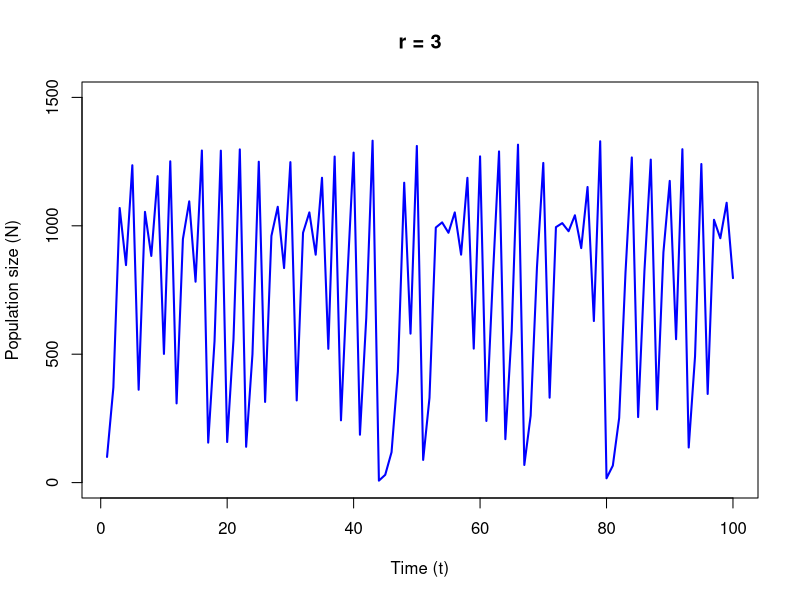
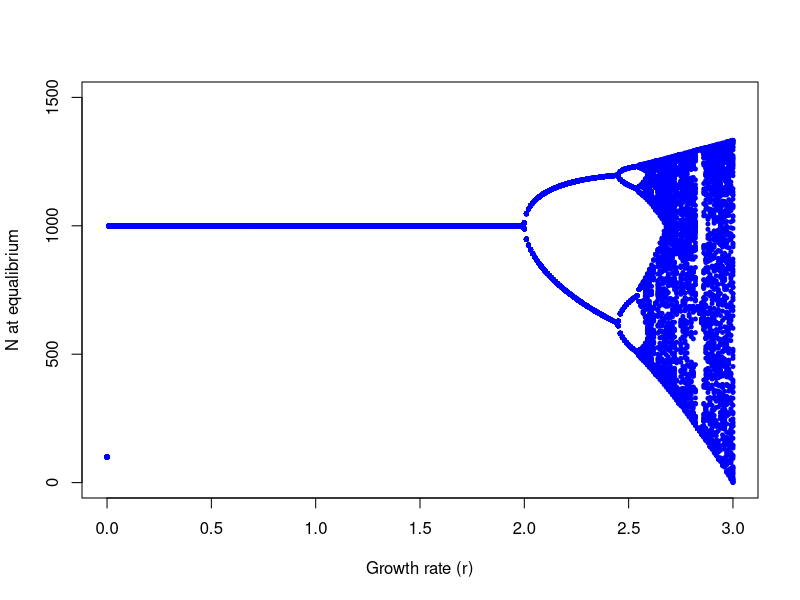

Source code (R) for these figures, in order:
### set up population dynamics
myfun = function(x, r, K){
    x + r*x*(1 - x/K)
}

### simulation
data = data.frame(matrix(0, 1, 3))
colnames(data) = c('Nt', 'Nt+1', 't')

# initial value
data[1, ] = c(100, 0 , 1)

# generate population size data
for (i in 1:999){
    data[i, 2] = myfun(data[i, 1], r = 3, K = 1000)
    data[(i+1), 3] = (i+1)
    data[(i+1), 1] = data[i, 2]
}

plot(data[1:100, 1], xlab = 'Time (t)', ylab = 'Population size (N)', type = 'l',
     col = 'blue', ylim = c(0, 1500), lwd = 2, main = 'r = 3')

### bifurcation (in terms of growth rate 'r')
r = seq(from = 0, to = 3, by = 0.01)
bifur = data.frame(matrix(0, 1000, length(r)))
colnames(bifur) = r

for (i in 1:length(r)){
    for (j in 1:999){
        data[j, 2] = myfun(data[j, 1], r = r[i], K = 1000)
        data[(j+1), 3] = (j+1)
        data[(j+1), 1] = data[j, 2]
    }
    bifur[, i] = data[, 1]
}

plot(x = r, y = rep(0, length(r)), type = 'n', xlab = 'Growth rate (r)', 
     ylab = 'N at equalibrium', ylim = c(0, 1500))
for (i in 1:length(r)){
    points(rep(r[i], 100), bifur[901:1000, i], col = 'blue', pch = 20, cex = 0.8)
}




